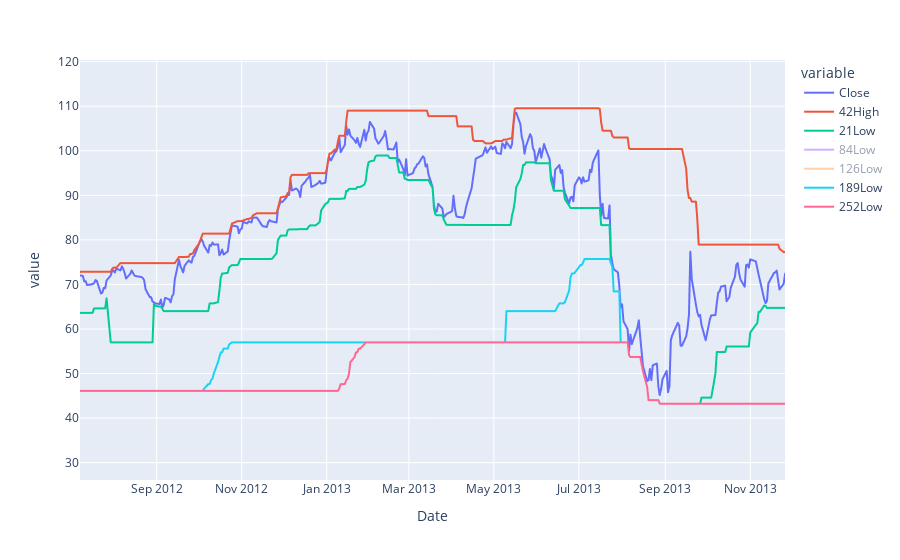

The notebook cell this image was saved under:
### Code cell
pxline(df[['Close','42High','21Low','84Low','126Low','189Low','252Low']])

### Figure 1 — Plotly figure (JSON) as saved in the notebook; plotly's stock layout.template omitted (floating-point values rounded to 4 significant figures; data arrays with more than 128 entries replaced by an {"elided": "..."} marker saying what was removed)
{"data": [{"hovertemplate": "variable=Close<br>Date=%{x}<br>value=%{y}<extra></extra>", "legendgroup": "Close", "line": {"color": "#636efa", "dash": "solid"}, "marker": {"symbol": "circle"}, "mode": "lines", "name": "Close", "showlegend": true, "type": "scattergl", "x": {"elided": "3730 str values"}, "xaxis": "x", "y": {"elided": "3730 float values"}, "yaxis": "y"}, {"hovertemplate": "variable=42High<br>Date=%{x}<br>value=%{y}<extra></extra>", "legendgroup": "42High", "line": {"color": "#EF553B", "dash": "solid"}, "marker": {"symbol": "circle"}, "mode": "lines", "name": "42High", "showlegend": true, "type": "scattergl", "x": {"elided": "3730 str values"}, "xaxis": "x", "y": {"elided": "3730 float values"}, "yaxis": "y"}, {"hovertemplate": "variable=21Low<br>Date=%{x}<br>value=%{y}<extra></extra>", "legendgroup": "21Low", "line": {"color": "#00cc96", "dash": "solid"}, "marker": {"symbol": "circle"}, "mode": "lines", "name": "21Low", "showlegend": true, "type": "scattergl", "x": {"elided": "3730 str values"}, "xaxis": "x", "y": {"elided": "3730 float values"}, "yaxis": "y"}, {"hovertemplate": "variable=84Low<br>Date=%{x}<br>value=%{y}<extra></extra>", "legendgroup": "84Low", "line": {"color": "#ab63fa", "dash": "solid"}, "marker": {"symbol": "circle"}, "mode": "lines", "name": "84Low", "showlegend": true, "type": "scattergl", "visible": "legendonly", "x": {"elided": "3730 str values"}, "xaxis": "x", "y": {"elided": "3730 float values"}, "yaxis": "y"}, {"hovertemplate": "variable=126Low<br>Date=%{x}<br>value=%{y}<extra></extra>", "legendgroup": "126Low", "line": {"color": "#FFA15A", "dash": "solid"}, "marker": {"symbol": "circle"}, "mode": "lines", "name": "126Low", "showlegend": true, "type": "scattergl", "visible": "legendonly", "x": {"elided": "3730 str values"}, "xaxis": "x", "y": {"elided": "3730 float values"}, "yaxis": "y"}, {"hovertemplate": "variable=189Low<br>Date=%{x}<br>value=%{y}<extra></extra>", "legendgroup": "189Low", "line": {"color": "#19d3f3", "dash": "solid"}, "marker": {"symbol": "circle"}, "mode": "lines", "name": "189Low", "showlegend": true, "type": "scattergl", "x": {"elided": "3730 str values"}, "xaxis": "x", "y": {"elided": "3730 float values"}, "yaxis": "y"}, {"hovertemplate": "variable=252Low<br>Date=%{x}<br>value=%{y}<extra></extra>", "legendgroup": "252Low", "line": {"color": "#FF6692", "dash": "solid"}, "marker": {"symbol": "circle"}, "mode": "lines", "name": "252Low", "showlegend": true, "type": "scattergl", "x": {"elided": "3730 str values"}, "xaxis": "x", "y": {"elided": "3730 float values"}, "yaxis": "y"}], "layout": {"autosize": true, "dragmode": "pan", "legend": {"title": {"text": "variable"}, "tracegroupgap": 0}, "margin": {"t": 60}, "xaxis": {"anchor": "y", "autorange": false, "domain": [0, 1], "range": ["2012-07-07 22:32:05.5829", "2013-11-25 22:27:15.2448"], "title": {"text": "Date"}, "type": "date"}, "yaxis": {"anchor": "x", "autorange": false, "domain": [0, 1], "range": [26.1, 120.4], "title": {"text": "value"}, "type": "linear"}}}
